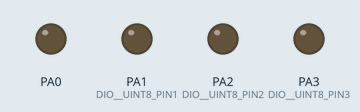
Recording of a program running on a simulated ATmega32, built with avr-gcc and emulated at 8 MHz. Shown: output pins drawn as LEDs (lit = HIGH).

Above: at 0.1 s.
At 1.1 s:
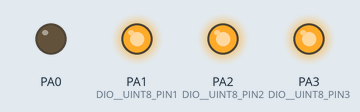
Timing chart, 0 to 2.6 s (numbered marks = the images above):
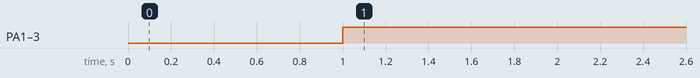

The program:

main.c
```c
/*

 * main.c
 *
 *  Created on: ??þ/??þ/????
 *      Author: user
 */

/* LIB LAYER */
#include "Std_Types.h"
#include "Bit_Math.h"

/* MCAL Layer */
#include"DIO_interface.h"

/*SERV layer */
#include"RTO_interface.h"

Void  App_VoidTask3(Void);
Void  App_VoidTask2(Void);
Void  App_VoidTask1(Void);

int main (void)
{

DIO_VoidInit();

RTO_CheckStatusCreateTask(1,10000,0,&App_VoidTask1);
RTO_CheckStatusCreateTask(2,2000,0,&App_VoidTask2);
RTO_CheckStatusCreateTask(0,50000,0,&App_VoidTask3);

RTO_VoidInit();

RTO_VoidStartTmr(1);

while(TRUE);
	return 0;
}

Void  App_VoidTask1(Void)
{
static _uint8 Flag = 0;

if(Flag == 0)
{
	DIO__CheckStatusSetPinValue(DIO__UINT8_PORTA,DIO__UINT8_PIN1,DIO__UINT8_HIGH);
	Flag= 1;
}
else
{
	DIO__CheckStatusSetPinValue(DIO__UINT8_PORTA,DIO__UINT8_PIN1,DIO__UINT8_LOW);
	Flag= 0;

}

}
Void  App_VoidTask2(Void)
{
static _uint8 Flag = 0;

if(Flag == 0)
{
	DIO__CheckStatusSetPinValue(DIO__UINT8_PORTA,DIO__UINT8_PIN2,DIO__UINT8_HIGH);
	Flag= 1;
}
else
{
	DIO__CheckStatusSetPinValue(DIO__UINT8_PORTA,DIO__UINT8_PIN2,DIO__UINT8_LOW);
	Flag= 0;

}

}
Void  App_VoidTask3(Void)
{
static _uint8 Flag = 0;

if(Flag == 0)
{
	DIO__CheckStatusSetPinValue(DIO__UINT8_PORTA,DIO__UINT8_PIN3,DIO__UINT8_HIGH);
	Flag= 1;
}
else
{
	DIO__CheckStatusSetPinValue(DIO__UINT8_PORTA,DIO__UINT8_PIN3,DIO__UINT8_LOW);
	Flag= 0;

}

}
```

GIE_interface.h
```c
/********************************************************/
/*************** Name     :ELabbas salah ****************/
/*************** Date     :  17/09/2020  ****************/
/*************** SWC      :   EXTI       ****************/
/*************** Version  :    V1.0      ****************/
/********************************************************/


#ifndef GIE_INTERFACE_H_
#define GIE_INTERFACE_H_

#define GIE_GLOBAL_INT_STATE  7


Void  GIE_VoidEnable(Void) ;

Void  GIE_VoidDisable(Void);

#endif
```

GIE_program.c
```c
/********************************************************/
/*************** Name     :ELabbas salah ****************/
/*************** Date     :  17/09/2020  ****************/
/*************** SWC      :   EXTI       ****************/
/*************** Version  :    V1.0      ****************/
/********************************************************/

/* LIB LAYER */
#include "Std_Types.h"
#include "Bit_Math.h"

/* MCAL LAYER*/
#include"GIE_interface.h"
#include"GIE_private.h"
#include"GIE_config.h"


Void  GIE_VoidEnable(Void)
{
         SET_BIT(GIE_UINT8_STATUS_REG,GIE_GLOBAL_INT_STATE);
}

Void  GIE_VoidDisable(Void)
{
        CLEAR_BIT(GIE_UINT8_STATUS_REG,GIE_GLOBAL_INT_STATE);
}
```

RTO_interface.h
```c
/********************************************************/
/*************** Name     :ELabbas salah ****************/
/*************** Date     :  24/10/2020  ****************/
/*************** SWC      :    RTO       ****************/
/*************** Version  :    V1.0      ****************/
/********************************************************/


#ifndef RTO_INTERFACE_H_
#define RTO_INTERFACE_H_

CheckStatus RTO_CheckStatusCreateTask(_uint8 Copy__Uint8Priority, _uint16 Copy__Uint16Priodicity,_uint16 Copy__Uint16FristDelay,void (*PTF)(Void));

Void RTO_VoidInit(Void);

Void RTO_VoidStartTmr(_uint16 Copy_Uint16TmrInMsec);

#endif
```

RTO_program.c
```c
/********************************************************/
/*************** Name     :ELabbas salah ****************/
/*************** Date     :  24/10/2020  ****************/
/*************** SWC      :    RTO       ****************/
/*************** Version  :    V1.0      ****************/
/********************************************************/


/* LIB LAYER */
#include "Std_Types.h"
#include "Bit_Math.h"

/* mcal layer */
#include"TMR_interface.h"
#include"GIE_interface.h"


/* serv layer */

#include"RTO_interface.h"
#include"RTO_private.h"
#include"RTO_config.h"


static TCB RTO_ASTRTASKS[RTO_UINT8_MAX_NUMBER_OF_TASKS];

CheckStatus RTO_CheckStatusCreateTask(_uint8 Copy__Uint8Priority, _uint16 Copy__Uint16Priodicity,_uint16 Copy__Uint16FristDelay,void (*PTF)(Void))
{
                CheckStatus Local_ErrorState = CHECK_FAIL;
        if( (PTF != NULL) && Copy__Uint8Priority < RTO_UINT8_MAX_NUMBER_OF_TASKS)
        {
                RTO_ASTRTASKS[Copy__Uint8Priority].Priodicity = Copy__Uint16Priodicity;
                RTO_ASTRTASKS[Copy__Uint8Priority].FristDelay = Copy__Uint16FristDelay;
                RTO_ASTRTASKS[Copy__Uint8Priority].PTF = PTF;

                Local_ErrorState=CHECK_SUCCESS;
        }
        return Local_ErrorState;
}


static Void RTO_VoidSchedular(Void)
{
        _uint8  Local_Uint8Counter=0x00;
        for(Local_Uint8Counter=0;Local_Uint8Counter<RTO_UINT8_MAX_NUMBER_OF_TASKS;++Local_Uint8Counter)
        {
                if( RTO_ASTRTASKS[Local_Uint8Counter].FristDelay == 0 )
                {
                        // call functiion
                        RTO_ASTRTASKS[Local_Uint8Counter].PTF();
                        /*update frist delay with the periodicity*/
                        RTO_ASTRTASKS[Local_Uint8Counter].FristDelay=RTO_ASTRTASKS[Local_Uint8Counter].Priodicity-1;
                }
                else
                {
                        RTO_ASTRTASKS[Local_Uint8Counter].FristDelay--;
                }
        }

}

Void RTO_VoidInit(Void)
{
	/*enable global interrupt */
    GIE_VoidEnable();

    /* TMR Set call back for over flow */
  TMR_CheckStatusTimer0OVFSetCallBack(&RTO_VoidSchedular);

}

Void RTO_VoidStartTmr(_uint16 Copy_Uint16TmrInMsec)
{

    /* Init Enable */
    TMR_CheckSatusInit(Copy_Uint16TmrInMsec);
}
```

TMR_interface.h
```c
/********************************************************/
/*************** Name     :ELabbas salah ****************/
/*************** Date     :  26/05/2020  ****************/
/*************** SWC      :   TMR0       ****************/
/*************** Version  :    V1.0      ****************/
/********************************************************/


#ifndef TMR_INTERFACE_H_
#define TMR_INTERFACE_H_

CheckStatus TMR_CheckSatusInit( _uint16 Copy__Uint16ActionTime);

CheckStatus TMR_CheckStatusTimer0OVFSetCallBack(Void(*Copy_PTF)(Void));
CheckStatus TMR_CheckStatusTimer0CTCSetCallBack(Void (*Copy_PTF)(Void));


#endif
```

TMR_program.c
```c
/********************************************************/
/*************** Name     :ELabbas salah ****************/
/*************** Date     :  26/05/2020  ****************/
/*************** SWC      :   TMR0       ****************/
/*************** Version  :    V1.0      ****************/
/********************************************************/

/* LIB LAYER */
#include "Std_Types.h"
#include "Bit_Math.h"

/* MCAL */
#include "TMR_interface.h"
#include "TMR_private.h"
#include "TMR_config.h"

/* global pointer to function*/
static Void (*TMR_PTF_VoidTIMEROVF)(Void);
static Void (*TMR_PTF_VoidTIMERCTC)(Void);

static _float32 Local__Float32NumberOfOVF = 0.0;
static _uint8 Local__Uint8_PrloadNum = 0;

CheckStatus TMR_CheckSatusInit(_uint16 Copy__Uint16ActionTime)
{
        CheckStatus Local_CheckStatusReturnStatus = CHECK_SUCCESS;
        _uint32 Local__Uint32FreqTime = 0x00;
        _uint32 Local_Uint32TimeOVF = 0x00;

        _float32 Local__Float32Fraction = 0.0;

        if (Copy__Uint16ActionTime <= 65536)
        {
                /* Select mode of timer */
                switch (TMR__UINT8_MODE_TIMER)
                {
                case TMR_IN_NORMAL_MODE:
                        CLEAR_BIT(TMR__UINT8_TCCR0_REG, TMR_TCCR0_WGM00);
                        CLEAR_BIT(TMR__UINT8_TCCR0_REG, TMR_TCCR0_WGM01);
                        switch (TMR__UINT8_COMPARE_MATCH_OUTPUT)
                        {
                        case TMR_CMOMODE_OC0_DISCONNECTED:
                                CLEAR_BIT(TMR__UINT8_TCCR0_REG, TMR_TCCR0_COM01);
                                CLEAR_BIT(TMR__UINT8_TCCR0_REG, TMR_TCCR0_COM00);
                                break;
                        case TMR_CMOMODE_OC0_TOGGLE:
                                CLEAR_BIT(TMR__UINT8_TCCR0_REG, TMR_TCCR0_COM01);
                                SET_BIT(TMR__UINT8_TCCR0_REG, TMR_TCCR0_COM00);
                                break;
                        case TMR_CMOMODE_OC0_SET:
                                SET_BIT(TMR__UINT8_TCCR0_REG, TMR_TCCR0_COM01);
                                CLEAR_BIT(TMR__UINT8_TCCR0_REG, TMR_TCCR0_COM00);
                                break;
                        case TMR_CMOMODE_OC0_CLEAR:
                                SET_BIT(TMR__UINT8_TCCR0_REG, TMR_TCCR0_COM01);
                                SET_BIT(TMR__UINT8_TCCR0_REG, TMR_TCCR0_COM00);
                                break;
                        default:
                                break;
                        }
                        /* SET PRELODE VALUE */
                        Local__Uint32FreqTime = (_uint32)(TMR__UINT32_F_CPU / 8);
                        Local_Uint32TimeOVF = (_uint32)((1000000UL / (_uint32)Local__Uint32FreqTime) * 256);
                        Local__Float32NumberOfOVF = (_float32)(((_float32)Copy__Uint16ActionTime * 1000000.00) / (_float32)Local_Uint32TimeOVF);
                        Local__Float32Fraction = (_float32)(Local__Float32NumberOfOVF - (_uint32)Local__Float32NumberOfOVF);
                        Local__Uint8_PrloadNum = (_uint8)(256 - 256.0 * Local__Float32Fraction);
                        TMR__UINT8_TCNT0_REG = Local__Uint8_PrloadNum;
                        /* ENABLE INTERRUPT OVERFLOW */
                        SET_BIT(TMR__UINT8_TIMSK_REG, TMR_TIMSK_TOIF0);
                        break;
                case TMR_IN_PWM_MODE:
                        SET_BIT(TMR__UINT8_TCCR0_REG, TMR_TCCR0_WGM00);
                        CLEAR_BIT(TMR__UINT8_TCCR0_REG, TMR_TCCR0_WGM01);
                        switch (TMR__UINT8_COMPARE_MATCH_OUTPUT_PHASE_CORRECT)
                        {
                        case TMR_CMOMODE_OC0_DISCONNECTED:
                                CLEAR_BIT(TMR__UINT8_TCCR0_REG, TMR_TCCR0_COM01);
                                CLEAR_BIT(TMR__UINT8_TCCR0_REG, TMR_TCCR0_COM00);
                                break;
                        case TMR_CMOMODE_OC0_SET_PHASE_CORRECT:
                                SET_BIT(TMR__UINT8_TCCR0_REG, TMR_TCCR0_COM01);
                                CLEAR_BIT(TMR__UINT8_TCCR0_REG, TMR_TCCR0_COM00);
                                break;
                        case TMR_CMOMODE_OC0_CLEAR_PHASE_CORRECT:
                                SET_BIT(TMR__UINT8_TCCR0_REG, TMR_TCCR0_COM01);
                                SET_BIT(TMR__UINT8_TCCR0_REG, TMR_TCCR0_COM00);
                                break;
                        default:
                                break;
                        }
                        break;
                case TMR_IN_CTC_MODE:
                        CLEAR_BIT(TMR__UINT8_TCCR0_REG, TMR_TCCR0_WGM00);
                        SET_BIT(TMR__UINT8_TCCR0_REG, TMR_TCCR0_WGM01);
                        switch (TMR__UINT8_COMPARE_MATCH_OUTPUT)
                        {
                        case TMR_CMOMODE_OC0_DISCONNECTED:
                                CLEAR_BIT(TMR__UINT8_TCCR0_REG, TMR_TCCR0_COM01);
                                CLEAR_BIT(TMR__UINT8_TCCR0_REG, TMR_TCCR0_COM00);
                                break;
                        case TMR_CMOMODE_OC0_TOGGLE:
                                CLEAR_BIT(TMR__UINT8_TCCR0_REG, TMR_TCCR0_COM01);
                                SET_BIT(TMR__UINT8_TCCR0_REG, TMR_TCCR0_COM00);
                                break;
                        case TMR_CMOMODE_OC0_SET:
                                SET_BIT(TMR__UINT8_TCCR0_REG, TMR_TCCR0_COM01);
                                CLEAR_BIT(TMR__UINT8_TCCR0_REG, TMR_TCCR0_COM00);
                                break;
                        case TMR_CMOMODE_OC0_CLEAR:
                                SET_BIT(TMR__UINT8_TCCR0_REG, TMR_TCCR0_COM01);
                                SET_BIT(TMR__UINT8_TCCR0_REG, TMR_TCCR0_COM00);
                                break;
                        default:
                                break;
                        }
                        TMR__UINT8_OCRO_REG = 99;
                        SET_BIT(TMR__UINT8_TIMSK_REG, TMR_TIMSK_OCIE0);
                        break;
                case TMR_IN_FAST_PWM_MODE:
                        SET_BIT(TMR__UINT8_TCCR0_REG, TMR_TCCR0_WGM00);
                        SET_BIT(TMR__UINT8_TCCR0_REG, TMR_TCCR0_WGM01);
                        switch (TMR__UINT8_COMPARE_MATCH_OUTPUT_FAST_PWM)
                        {
                        case TMR_CMOMODE_OC0_DISCONNECTED:
                                CLEAR_BIT(TMR__UINT8_TCCR0_REG, TMR_TCCR0_COM01);
                                CLEAR_BIT(TMR__UINT8_TCCR0_REG, TMR_TCCR0_COM00);
                                break;
                        case TMR_CMOMODE_OC0_SET_FAST_PWM:
                                SET_BIT(TMR__UINT8_TCCR0_REG, TMR_TCCR0_COM01);
                                CLEAR_BIT(TMR__UINT8_TCCR0_REG, TMR_TCCR0_COM00);
                                break;
                        case TMR_CMOMODE_OC0_CLEAR_FAST_PWM:
                                SET_BIT(TMR__UINT8_TCCR0_REG, TMR_TCCR0_COM01);
                                SET_BIT(TMR__UINT8_TCCR0_REG, TMR_TCCR0_COM00);
                                break;
                        default:
                                break;
                        }
                        break;
                default:
                        break;
                }

                switch (TMR__UINT8_SELECT_TIMER)
                {
                case TMR_NO_CLK_SOURCE:
                        CLEAR_BIT(TMR__UINT8_TCCR0_REG, TMR_TCCR0_CS02);
                        CLEAR_BIT(TMR__UINT8_TCCR0_REG, TMR_TCCR0_CS01);
                        CLEAR_BIT(TMR__UINT8_TCCR0_REG, TMR_TCCR0_CS00);
                        break;
                case TMR_CLK_SOURCE_NO_PRESCALER:
                        CLEAR_BIT(TMR__UINT8_TCCR0_REG, TMR_TCCR0_CS02);
                        CLEAR_BIT(TMR__UINT8_TCCR0_REG, TMR_TCCR0_CS01);
                        SET_BIT(TMR__UINT8_TCCR0_REG, TMR_TCCR0_CS00);
                        break;
                case TMR_CLK_SOURCE_PRESCALER8:
                        CLEAR_BIT(TMR__UINT8_TCCR0_REG, TMR_TCCR0_CS02);
                        SET_BIT(TMR__UINT8_TCCR0_REG, TMR_TCCR0_CS01);
                        CLEAR_BIT(TMR__UINT8_TCCR0_REG, TMR_TCCR0_CS00);
                        break;
                case TMR_CLK_SOURCE_PRESCALER64:
                        CLEAR_BIT(TMR__UINT8_TCCR0_REG, TMR_TCCR0_CS02);
                        SET_BIT(TMR__UINT8_TCCR0_REG, TMR_TCCR0_CS01);
                        SET_BIT(TMR__UINT8_TCCR0_REG, TMR_TCCR0_CS00);
                        break;
                case TMR_CLK_SOURCE_PRESCALER256:
                        SET_BIT(TMR__UINT8_TCCR0_REG, TMR_TCCR0_CS02);
                        CLEAR_BIT(TMR__UINT8_TCCR0_REG, TMR_TCCR0_CS01);
                        CLEAR_BIT(TMR__UINT8_TCCR0_REG, TMR_TCCR0_CS00);
                        break;
                case TMR_CLK_SOURCE_PRESCALER1024:
                        SET_BIT(TMR__UINT8_TCCR0_REG, TMR_TCCR0_CS02);
                        CLEAR_BIT(TMR__UINT8_TCCR0_REG, TMR_TCCR0_CS01);
                        SET_BIT(TMR__UINT8_TCCR0_REG, TMR_TCCR0_CS00);
                        break;
                case TMR_EXT_CLK_SOURCE_T0_PIN_FALLING_EDGE:
                        SET_BIT(TMR__UINT8_TCCR0_REG, TMR_TCCR0_CS02);
                        SET_BIT(TMR__UINT8_TCCR0_REG, TMR_TCCR0_CS01);
                        CLEAR_BIT(TMR__UINT8_TCCR0_REG, TMR_TCCR0_CS00);
                        break;
                case TMR_EXT_CLK_SOURCE_T0_PIN_RISING_EDGE:
                        SET_BIT(TMR__UINT8_TCCR0_REG, TMR_TCCR0_CS02);
                        SET_BIT(TMR__UINT8_TCCR0_REG, TMR_TCCR0_CS01);
                        SET_BIT(TMR__UINT8_TCCR0_REG, TMR_TCCR0_CS00);
                        break;
                default:
                        break;
                }
        }
        else
        {
                Local_CheckStatusReturnStatus = CHECK_FAIL;
        }
        return Local_CheckStatusReturnStatus;
}
Void __vector_11(Void) __attribute__((signal));
Void __vector_11(Void)
{
        static _uint16 Local__Uint16Counter = 0;

        Local__Uint16Counter++;
        if (Local__Uint16Counter == ((_uint16)Local__Float32NumberOfOVF + 1))
        {
                TMR__UINT8_TCNT0_REG = Local__Uint8_PrloadNum;
                Local__Uint16Counter = 0;
                if (TMR_PTF_VoidTIMEROVF != NULL)
                {
                        TMR_PTF_VoidTIMEROVF();
                }
                else
                {
                        /* DO NOTHING */
                }
        }
        else
        {
                /* DO NOTHING */
        }
}
Void __vector_10(Void) __attribute__((signal));
Void __vector_10(Void)
{
        static _uint16 Local__Uint16Counter = 0;

        Local__Uint16Counter++;
        if (Local__Uint16Counter == 10000)
        {
                Local__Uint16Counter = 0;
                if (TMR_PTF_VoidTIMERCTC != NULL)
                {
                        TMR_PTF_VoidTIMERCTC();
                }
                else
                {
                        /* DO NOTHING */
                }
        }
        else
        {
                /* DO NOTHING */
        }
}
CheckStatus TMR_CheckStatusTimer0OVFSetCallBack(Void (*Copy_PTF)(Void))
{
        CheckStatus Local_CheckStatusReturnStatus = CHECK_SUCCESS;
        if (Copy_PTF != NULL)
        {
                TMR_PTF_VoidTIMEROVF = Copy_PTF;
        }
        else
        {
                Local_CheckStatusReturnStatus = CHECK_FAIL;
        }
        return Local_CheckStatusReturnStatus;
}
CheckStatus TMR_CheckStatusTimer0CTCSetCallBack(Void (*Copy_PTF)(Void))
{
        CheckStatus Local_CheckStatusReturnStatus = CHECK_SUCCESS;
        if (Copy_PTF != NULL)
        {
                TMR_PTF_VoidTIMERCTC = Copy_PTF;
        }
        else
        {
                Local_CheckStatusReturnStatus = CHECK_FAIL;
        }
        return Local_CheckStatusReturnStatus;
}
```

Source omitted: GIE_config.h (784 bytes), RTO_config.h (453 bytes), TMR_config.h (2414 bytes), Bit_Math.h (692 bytes), DIO_config.h (12069 bytes), DIO_interface.h (1785 bytes), DIO_private.h (1829 bytes), DIO_program.c (18758 bytes), GIE_private.h (854 bytes), RTO_private.h (540 bytes), Std_Types.h (1521 bytes), TMR_private.h (2322 bytes)

Measured:
- by itself, PA1 (DIO__UINT8_PIN1), PA2 (DIO__UINT8_PIN2), PA3 (DIO__UINT8_PIN3): LOW → HIGH at 1.0 s
